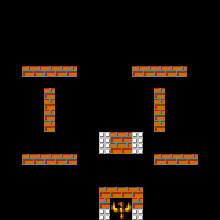

Rendered tile map (Tiled .tmx) drawn with the repository's tilesets; below, a short description and the map source with its tile grids summarised:
An orthogonal 20x20 tile map with 11x11 px tiles, 3 tile layers (Layer1, Collidable, Shoot), 2 tilesets and 5 objects (Enemy1, Enemy2, Enemy3, Enemy4, MyTank).

<map version="1.0" orientation="orthogonal" renderorder="right-down" width="20" height="20" tilewidth="11" tileheight="11" nextobjectid="15">
 <tileset firstgid="1" name="tiles" tilewidth="11" tileheight="11" tilecount="8" columns="4">
  <image source="tiles.png" width="44" height="22" />
  <tile id="5">
   <properties>
    <property name="Collidable" type="bool" value="true" />
   </properties>
  </tile>
 </tileset>
 <tileset firstgid="9" name="tanks" tilewidth="11" tileheight="11" tilecount="4" columns="4">
  <image source="tanks.png" width="44" height="11" />
  <tile id="2">
   <properties>
    <property name="Shot" type="bool" value="true" />
   </properties>
  </tile>
  <tile id="3">
   <properties>
    <property name="Shot" type="bool" value="false" />
   </properties>
  </tile>
 </tileset>
 <layer name="Layer1" width="20" height="20">
  <data>[400 cells, 400 non-empty, 7 distinct tile ids]</data>
 </layer>
 <objectgroup name="Objects">
  <object id="8" name="Enemy1" x="44" y="33" width="11" height="11" />
  <object id="10" name="Enemy2" x="99" y="66" width="11" height="11" />
  <object id="11" name="Enemy3" x="154" y="33" width="11" height="11" />
  <object id="13" name="Enemy4" x="44" y="143" width="11" height="11" />
  <object id="14" name="MyTank" x="55" y="198" width="11" height="11" />
 </objectgroup>
 <layer name="Collidable" width="20" height="20" opacity="0">
  <data>[400 cells, 117 non-empty, 1 distinct tile ids]</data>
 </layer>
 <layer name="Shoot" width="20" height="20" opacity="0">
  <data>[400 cells, 117 non-empty, 2 distinct tile ids]</data>
 </layer>
</map>